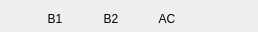
       <widget class="QFrame" name="frame_7">
        <property name="minimumSize">
         <size>
          <width>0</width>
          <height>0</height>
         </size>
        </property>
        <property name="maximumSize">
         <size>
          <width>1024</width>
          <height>32</height>
         </size>
        </property>
        <property name="frameShape">
         <enum>QFrame::NoFrame</enum>
        </property>
        <property name="frameShadow">
         <enum>QFrame::Raised</enum>
        </property>
        <layout class="QHBoxLayout" name="horizontalLayout_3">
         <property name="spacing">
          <number>0</number>
         </property>
         <property name="leftMargin">
          <number>0</number>
         </property>
         <property name="topMargin">
          <number>6</number>
         </property>
         <property name="rightMargin">
          <number>10</number>
         </property>
         <property name="bottomMargin">
          <number>0</number>
         </property>
         <item>
          <spacer name="horizontalSpacer_3">
           <property name="orientation">
            <enum>Qt::Horizontal</enum>
           </property>
           <property name="sizeHint" stdset="0">
            <size>
             <width>40</width>
             <height>20</height>
            </size>
           </property>
          </spacer>
         </item>
         <item>
          <widget class="QLabel" name="label_6">
           <property name="minimumSize">
            <size>
             <width>30</width>
             <height>0</height>
            </size>
           </property>
           <property name="text">
            <string>B1</string>
           </property>
           <property name="alignment">
            <set>Qt::AlignCenter</set>
           </property>
          </widget>
         </item>
         <item>
          <widget class="QLabel" name="label_9">
           <property name="minimumSize">
            <size>
             <width>26</width>
             <height>26</height>
            </size>
           </property>
           <property name="maximumSize">
            <size>
             <width>26</width>
             <height>26</height>
            </size>
           </property>
           <property name="styleSheet">
            <string notr="true">border-image: url(:/logos/Images/full-battery.jpg);</string>
           </property>
           <property name="text">
            <string/>
           </property>
           <property name="alignment">
            <set>Qt::AlignCenter</set>
           </property>
          </widget>
         </item>
         <item>
          <widget class="QLabel" name="label_8">
           <property name="minimumSize">
            <size>
             <width>30</width>
             <height>0</height>
            </size>
           </property>
           <property name="text">
            <string>B2</string>
           </property>
           <property name="alignment">
            <set>Qt::AlignCenter</set>
           </property>
          </widget>
         </item>
         <item>
          <widget class="QLabel" name="label_12">
           <property name="minimumSize">
            <size>
             <width>26</width>
             <height>26</height>
            </size>
           </property>
           <property name="maximumSize">
            <size>
             <width>26</width>
             <height>26</height>
            </size>
           </property>
           <property name="styleSheet">
            <string notr="true">border-image: url(:/logos/Images/full-battery.jpg);</string>
           </property>
           <property name="text">
            <string/>
           </property>
           <property name="alignment">
            <set>Qt::AlignCenter</set>
           </property>
          </widget>
         </item>
         <item>
          <widget class="QLabel" name="label_10">
           <property name="minimumSize">
            <size>
             <width>30</width>
             <height>0</height>
            </size>
           </property>
           <property name="text">
            <string>AC</string>
           </property>
           <property name="alignment">
            <set>Qt::AlignCenter</set>
           </property>
          </widget>
         </item>
         <item>
          <widget class="QLabel" name="label_11">
           <property name="minimumSize">
            <size>
             <width>26</width>
             <height>26</height>
            </size>
           </property>
           <property name="maximumSize">
            <size>
             <width>26</width>
             <height>26</height>
            </size>
           </property>
           <property name="styleSheet">
            <string notr="true">border-image: url(:/logos/Images/electric.jpg);</string>
           </property>
           <property name="text">
            <string/>
           </property>
          </widget>
         </item>
         <item>
          <spacer name="horizontalSpacer_4">
           <property name="orientation">
            <enum>Qt::Horizontal</enum>
           </property>
           <property name="sizeHint" stdset="0">
            <size>
             <width>40</width>
             <height>20</height>
            </size>
           </property>
          </spacer>
         </item>
        </layout>
       </widget>
